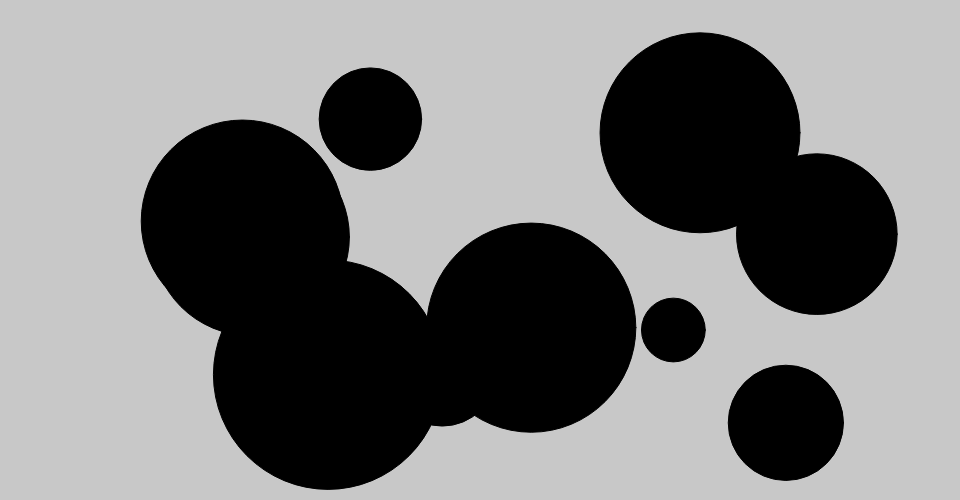
Frame 1 (no input)
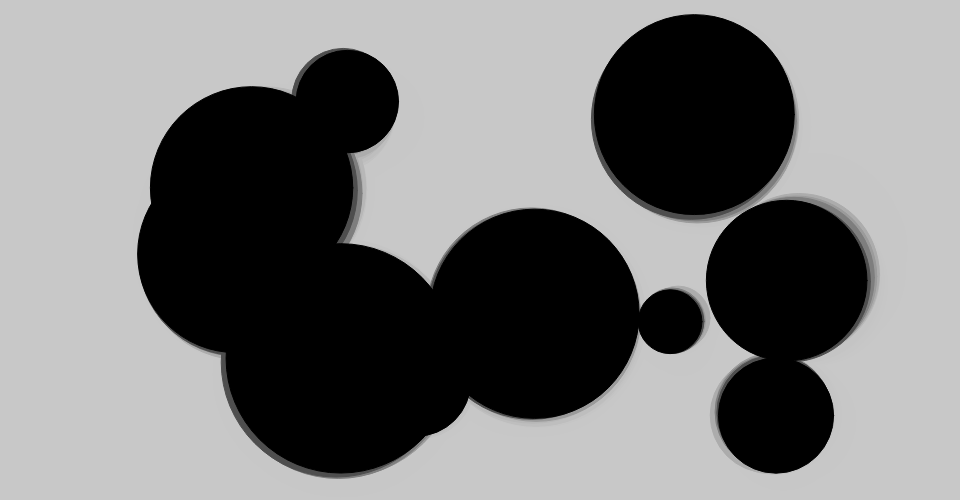
Frame 60 (no input)
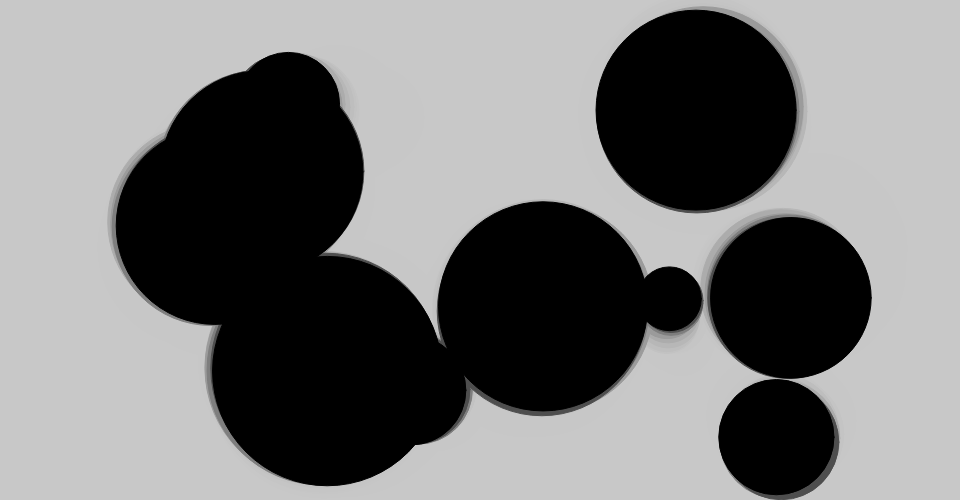
Frame 120 (the mouse pressed at the canvas centre since frame 60)

The p5.js sketch that drew these frames (run headless with seeded random() and noise() and a simulated clock; from frame 60 on, the mouse is pressed at the canvas centre):

// p5.js sketch
// ── sketch.js
// code created for the introduction to creative coding workshop (produced for techweek 2021)
// Author Phoebe Zeller - phoebe.zeller@vuw.ac.nz
let circlesX = []
let circlesY = []
let circlesSize = [] // [] // this symbol means we are making a space to store things
let randomAmount = 5;

function setup() {
  // create the drawing canvas, save the canvas element
  createCanvas(960, 500);
  background(200);
  for (let i = 0; i < 10; i++) {
    circlesX.push(random(200, 900)); // storing things in our [] space
    circlesY.push(random(50, 450));
    circlesSize.push(random(50, 250));
  }
}

function draw() {
  	background(200,100);
    fill(0);
  for (let i = 0; i < 10; i++) { // this is a loop that you can keep track of!
    ellipse(circlesX[i], circlesY[i], circlesSize[i]); // accessing things from our []
    circlesX[i] = circlesX[i] + random(-randomAmount, randomAmount); // updating numbers stored in the []
    circlesY[i] = circlesY[i] + random(-randomAmount, randomAmount);

  }
}
